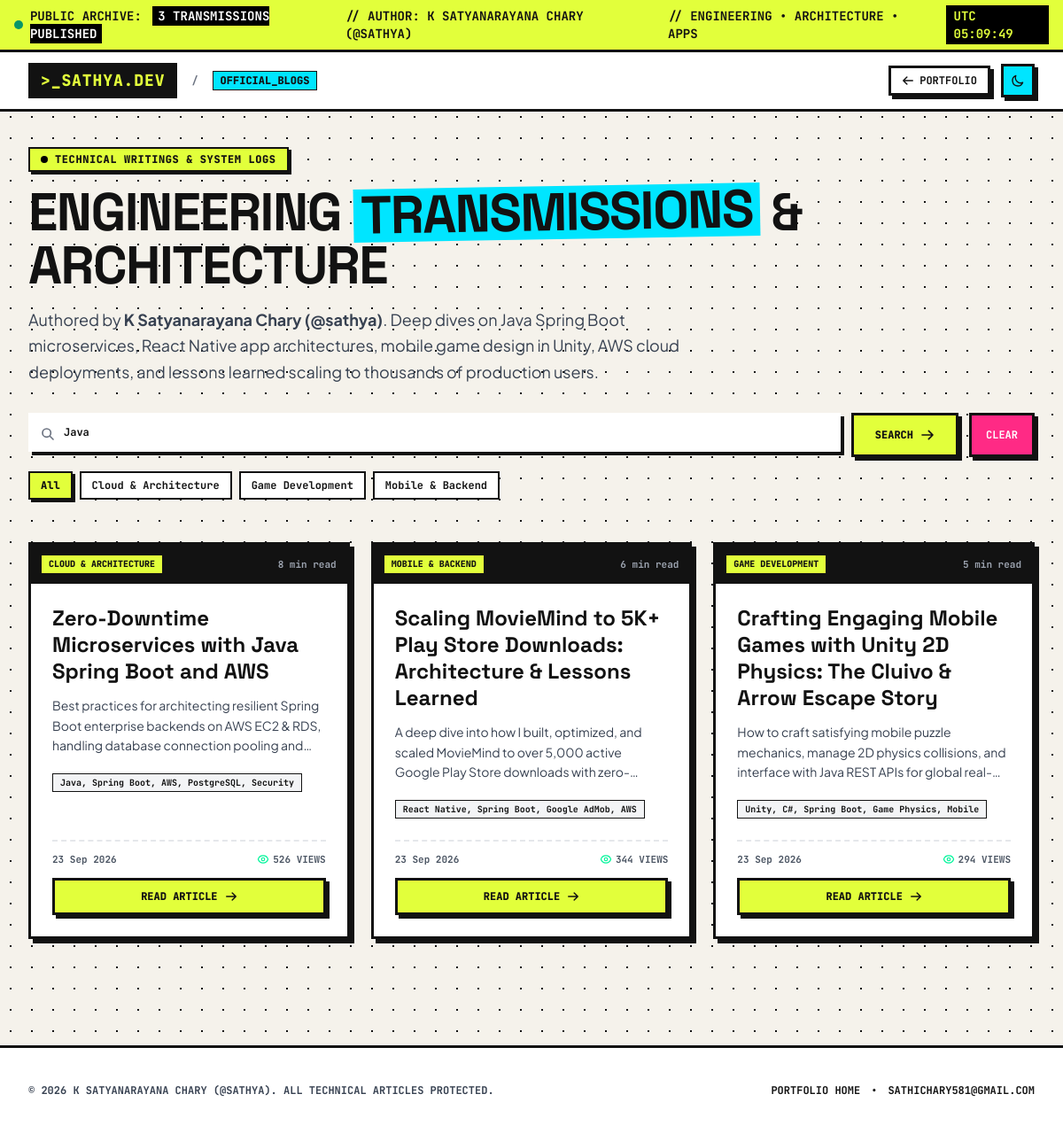
The page /blogs/?q=Java on the database its author committed.
### app/models.py (models this page shows, shortened)
class Blog(models.Model):
    title = models.CharField(max_length=255, verbose_name="Article Title")
    slug = models.SlugField(max_length=255, unique=True, blank=True, verbose_name="URL Slug")
    description = models.TextField(help_text="Concise summary for preview cards, social shares, and SEO.", verbose_name="Short Summary")
    content = models.TextField(help_text="Full article body (Supports rich HTML / Markdown formatted text).", verbose_name="Article Content")
    author = models.CharField(max_length=120, default="K Satyanarayana Chary (@sathya)", verbose_name="Author")
    category = models.CharField(max_length=80, default="Engineering", verbose_name="Category / Domain")
    tags = models.CharField(max_length=200, default="Spring Boot, React Native, AWS", help_text="Comma-separated tags (e.g. Java, AWS, Mobile)", verbose_name="Tags")
    image = models.ImageField(upload_to="blogs/%Y/%m/", blank=True, null=True, verbose_name="Cover Image Upload")
    image_url = models.URLField(blank=True, null=True, help_text="Optional fallback image URL if not uploading file.", verbose_name="Image URL Fallback")
    views = models.PositiveIntegerField(default=0, verbose_name="Total Views")
    read_time = models.CharField(max_length=40, default="5 min read", verbose_name="Estimated Read Time")
    sources = models.TextField(blank=True, help_text="References, documentation links, citations, or GitHub repositories (one per line or comma-separated).", verbose_name="References & Sources")
    is_published = models.BooleanField(default=True, verbose_name="Published Status")
    published_at = models.DateTimeField(default=timezone.now, verbose_name="Published Date & Time")
    created_at = models.DateTimeField(auto_now_add=True, verbose_name="Created At")
    updated_at = models.DateTimeField(auto_now=True, verbose_name="Last Updated")
    class Meta:
        ordering = ['-published_at']
        verbose_name = "Blog Article"
        verbose_name_plural = "Blog Articles"

### app/views.py (the view)
# urls.py: path('blogs/', views.blog_list, name='blog_list'),
def blog_list(request):
    query = request.GET.get('q', '').strip()
    category = request.GET.get('category', '').strip()
    blogs = Blog.objects.filter(is_published=True)
    if query:
        blogs = blogs.filter(
            Q(title__icontains=query) |
            Q(description__icontains=query) |
            Q(content__icontains=query) |
            Q(tags__icontains=query)
        )
    if category and category != 'All':
        blogs = blogs.filter(category__iexact=category)
    all_categories = Blog.objects.filter(is_published=True).values_list('category', flat=True).distinct()
    categories_list = ['All'] + sorted(list(set(all_categories)))
    return render(request, 'blogs.html', {
        'blogs': blogs,
        'query': query,
        'current_category': category or 'All',
        'categories': categories_list,
        'total_blogs': blogs.count()
    })

### templates/blogs.html (shortened to what this page needs)
{% load static %}
<!DOCTYPE html>
<html lang="en" class="scroll-smooth">
<head>
    <link rel="stylesheet" href="https://cdn.jsdelivr.net/gh/devicons/devicon@latest/devicon.min.css">
    <script src="https://cdn.tailwindcss.com"></script>
</head>
<body class="min-h-screen selection:bg-neon-yellow selection:text-brutal-black">
    <div class="bg-neon-yellow text-brutal-black border-b-[3px] border-brutal-black font-mono text-xs md:text-sm py-1.5 px-4 font-bold overflow-hidden">
        <div class="flex items-center justify-between max-w-7xl mx-auto">
            <div class="flex items-center gap-2">
                <span class="inline-block w-2.5 h-2.5 rounded-full bg-emerald-600 animate-pulse"></span>
                <span>PUBLIC ARCHIVE: <span class="bg-black text-white px-1.5 py-0.5 ml-1">{{ total_blogs }} TRANSMISSIONS PUBLISHED</span></span>
            </div>
            <div class="hidden md:flex items-center gap-4">
                <span>// AUTHOR: K SATYANARAYANA CHARY (@SATHYA)</span>
                <span>// ENGINEERING &bull; ARCHITECTURE &bull; APPS</span>
                <span id="live-clock" class="bg-black text-neon-yellow px-2 py-0.5 font-bold">UTC --:--:--</span>
            </div>
        </div>
    </div>
    <header class="sticky top-0 z-40 bg-white dark:bg-brutal-cardDark border-b-[3px] border-brutal-black dark:border-neon-yellow transition-colors">
        <nav class="max-w-7xl mx-auto px-4 sm:px-6 lg:px-8 h-18 py-3 flex items-center justify-between">
            <div class="flex items-center gap-4">
                <a href="{% url 'index' %}" class="flex items-center gap-2 group">
                    <div class="bg-brutal-black text-neon-yellow dark:bg-neon-yellow dark:text-brutal-black px-3 py-1 font-mono font-extrabold text-lg tracking-wider border-2 border-brutal-black group-hover:rotate-2 transition-transform">
                        &gt;_SATHYA.DEV
                    </div>
                </a>
                <span class="font-mono text-xs font-bold text-gray-500 hidden sm:inline-block">/</span>
                <span class="bg-neon-cyan text-brutal-black font-mono text-xs font-black px-2 py-0.5 border border-brutal-black">
                    OFFICIAL_BLOGS
                </span>
            </div>
            <div class="flex items-center gap-3">
                <a href="{% url 'index' %}" class="px-3 py-1.5 font-mono text-xs font-bold bg-white dark:bg-gray-800 text-brutal-black dark:text-white brutal-btn flex items-center gap-1.5">
                    <svg class="w-3.5 h-3.5" fill="none" stroke="currentColor" viewBox="0 0 24 24"><path stroke-linecap="round" stroke-linejoin="round" stroke-width="2.5" d="M10 19l-7-7m0 0l7-7m-7 7h18"/></svg>
                    <span>PORTFOLIO</span>
                </a>
                <button id="theme-toggle" aria-label="Toggle Dark Mode" class="brutal-btn p-2 bg-neon-cyan dark:bg-neon-yellow text-brutal-black flex items-center justify-center">
                    <span id="theme-icon" class="text-base flex items-center">
                    </span>
                </button>
            </div>
        </nav>
    </header>
    <main class="max-w-7xl mx-auto px-4 sm:px-6 lg:px-8 py-10 space-y-12">
        <section class="space-y-4">
            <div class="inline-flex items-center gap-2 bg-neon-yellow text-brutal-black border-2 border-brutal-black px-3 py-1 font-mono font-extrabold text-xs tracking-wider shadow-[3px_3px_0px_#121212]">
                <span class="w-2 h-2 rounded-full bg-black animate-ping"></span>
                TECHNICAL WRITINGS & SYSTEM LOGS
            </div>
            <h1 class="font-display font-extrabold text-4xl sm:text-6xl text-brutal-black dark:text-white tracking-tight leading-tight">
                ENGINEERING <span class="bg-neon-cyan px-2 text-brutal-black inline-block transform -rotate-1">TRANSMISSIONS</span> & ARCHITECTURE
            </h1>
            <p class="font-sans text-lg text-gray-700 dark:text-gray-300 max-w-3xl leading-relaxed">
                Authored by <strong>K Satyanarayana Chary (@sathya)</strong>. Deep dives on Java Spring Boot microservices, React Native app architectures, mobile game design in Unity, AWS cloud deployments, and lessons learned scaling to thousands of production users.
            </p>
            <div class="pt-4">
                <form method="GET" action="{% url 'blog_list' %}" class="flex flex-col sm:flex-row gap-3">
                    <div class="relative flex-1">
                        <input type="text" name="q" value="{{ query }}" placeholder="Search articles by title, keywords, tags (e.g. Spring Boot, AWS, Unity)..." class="w-full bg-white dark:bg-brutal-cardDark text-brutal-black dark:text-white p-3.5 pl-10 border-3 border-brutal-black dark:border-neon-yellow font-mono text-xs font-bold focus:outline-none focus:bg-yellow-50 dark:focus:bg-gray-800 transition-colors shadow-[4px_4px_0px_#121212]">
                        <svg class="w-4 h-4 text-gray-500 absolute left-3.5 top-4" fill="none" stroke="currentColor" viewBox="0 0 24 24"><path stroke-linecap="round" stroke-linejoin="round" stroke-width="2.5" d="M21 21l-6-6m2-5a7 7 0 11-14 0 7 7 0 0114 0z"/></svg>
                    </div>
                    <button type="submit" class="px-6 py-3.5 bg-neon-yellow text-brutal-black font-mono font-extrabold text-xs uppercase brutal-btn flex items-center justify-center gap-2">
                        <span>SEARCH</span>
                        <svg class="w-4 h-4" fill="none" stroke="currentColor" viewBox="0 0 24 24"><path stroke-linecap="round" stroke-linejoin="round" stroke-width="2.5" d="M14 5l7 7m0 0l-7 7m7-7H3"/></svg>
                    </button>
                    {% if query %}
                    <a href="{% url 'blog_list' %}" class="px-4 py-3.5 bg-neon-pink text-white font-mono font-bold text-xs brutal-btn flex items-center justify-center">
                        CLEAR
                    </a>
                    {% endif %}
                </form>
                <div class="mt-4 flex flex-wrap gap-2 font-mono text-xs font-bold">
                    {% for cat in categories %}
                    <a href="{% url 'blog_list' %}?category={{ cat }}{% if query %}&q={{ query }}{% endif %}" class="px-3 py-1.5 border-2 border-brutal-black {% if current_category == cat %}bg-neon-yellow text-brutal-black font-black shadow-[3px_3px_0px_#121212]{% else %}bg-white dark:bg-gray-800 text-brutal-black dark:text-gray-300 hover:bg-gray-100 dark:hover:bg-gray-700{% endif %} transition-all">
                        {{ cat }}
                    </a>
                    {% endfor %}
                </div>
            </div>
        </section>
        <section class="space-y-6">
            {% if blogs %}
            <div class="grid grid-cols-1 md:grid-cols-2 lg:grid-cols-3 gap-6">
                {% for blog in blogs %}
                <article class="bg-white dark:bg-brutal-cardDark brutal-box flex flex-col justify-between overflow-hidden">
                    <div>
                        <div class="bg-brutal-black text-neon-yellow p-3 flex items-center justify-between border-b-3 border-brutal-black font-mono text-xs font-bold">
                            <span class="bg-neon-yellow text-brutal-black px-2 py-0.5 uppercase text-[10px] font-black">
                                {{ blog.category }}
                            </span>
                            <span class="text-gray-400 font-mono text-[11px]">
                                {{ blog.read_time }}
                            </span>
                        </div>
                        <div class="p-6 space-y-3">
                            <h2 class="font-display font-extrabold text-2xl text-brutal-black dark:text-white hover:text-neon-pink transition-colors leading-tight">
                                <a href="{% url 'blog_detail' blog.slug %}">{{ blog.title }}</a>
                            </h2>
                            <div class="font-sans text-sm text-gray-700 dark:text-gray-300 leading-relaxed line-clamp-3">
                                {{ blog.description|safe }}
                            </div>
                            {% if blog.tags %}
                            <div class="pt-2 flex flex-wrap gap-1.5 font-mono text-[10px] font-bold">
                                <span class="px-2 py-0.5 bg-gray-100 dark:bg-gray-800 text-brutal-black dark:text-gray-300 border border-brutal-black">
                                    {{ blog.tags }}
                                </span>
                            </div>
                            {% endif %}
                        </div>
                    </div>
                    <div class="p-6 pt-0 space-y-3">
                        <div class="pt-3 border-t-2 border-dashed border-gray-200 dark:border-gray-700 flex items-center justify-between font-mono text-[11px] text-gray-600 dark:text-gray-400 font-bold">
                            <span>{{ blog.published_at|date:"d M Y" }}</span>
                            <span class="flex items-center gap-1">
                                <span>{{ blog.views }} VIEWS</span>
                            </span>
                        </div>
                        <a href="{% url 'blog_detail' blog.slug %}" class="w-full py-2.5 bg-neon-yellow text-brutal-black font-mono font-extrabold text-xs uppercase brutal-btn flex items-center justify-center gap-2">
                            <span>READ ARTICLE</span>
                            <svg class="w-3.5 h-3.5" fill="none" stroke="currentColor" viewBox="0 0 24 24"><path stroke-linecap="round" stroke-linejoin="round" stroke-width="2.5" d="M14 5l7 7m0 0l-7 7m7-7H3"/></svg>
                        </a>
                    </div>
                </article>
                {% endfor %}
            </div>
            {% endif %}
        </section>
    </main>
    <footer class="mt-20 border-t-[3px] border-brutal-black dark:border-neon-yellow bg-white dark:bg-brutal-cardDark transition-colors">
        <div class="max-w-7xl mx-auto px-4 sm:px-6 lg:px-8 py-10 flex flex-col sm:flex-row items-center justify-between gap-4">
            <div class="font-mono text-xs font-bold text-gray-700 dark:text-gray-300">
                &copy; 2026 K SATYANARAYANA CHARY (@SATHYA). ALL TECHNICAL ARTICLES PROTECTED.
            </div>
            <div class="flex items-center gap-3 font-mono text-xs font-bold">
                <a href="{% url 'index' %}" class="hover:text-neon-pink">PORTFOLIO HOME</a>
                <span>&bull;</span>
                <a href="mailto:sathichary581@gmail.com" class="hover:text-neon-cyan">SATHICHARY581@GMAIL.COM</a>
            </div>
        </div>
    </footer>
</body>
</html>

### templates/blogs.html (style rules this page uses)
body { background-color: #F5F2EB; color: #121212; font-family: 'Plus Jakarta Sans', sans-serif; background-image: radial-gradient(#121212 1px, transparent 1px); background-size: 24px 24px; }
.brutal-box { border: 3px solid #121212; box-shadow: 5px 5px 0px 0px #121212; transition: all 0.15s ease-in-out; }
.brutal-btn { border: 3px solid #121212; box-shadow: 4px 4px 0px 0px #121212; font-weight: 700; transition: all 0.1s ease-in-out; cursor: pointer; }

### rows shown on the page
Blog: category "CLOUD & ARCHITECTURE", read_time "8 min read", title "Zero-Downtime Microservices with Java Spring Boot and AWS", description "Best practices for architecting resilient Spring Boot enterprise backends on AWS EC2 & RDS, handling database connection pooling…", tags "Java, Spring Boot, AWS, PostgreSQL, Security", published_at "23 Sep 2026", views "526"
Blog: category "MOBILE & BACKEND", read_time "6 min read", title "Scaling MovieMind to 5K+ Play Store Downloads: Architecture & Lessons Learned", description "A deep dive into how I built, optimized, and scaled MovieMind to over 5,000 active Google Play Store downloads…", tags "React Native, Spring Boot, Google AdMob, AWS", published_at "23 Sep 2026", views "344"
Blog: category "GAME DEVELOPMENT", read_time "5 min read", title "Crafting Engaging Mobile Games with Unity 2D Physics: The Cluivo & Arrow Escape Story", description "How to craft satisfying mobile puzzle mechanics, manage 2D physics collisions, and interface with Java REST APIs for…", tags "Unity, C#, Spring Boot, Game Physics, Mobile", published_at "23 Sep 2026", views "294"

### other values the page prints
{{ total_blogs }} "3"
{{ cat }} "All" "Cloud & Architecture" "Game Development" "Mobile & Backend"
